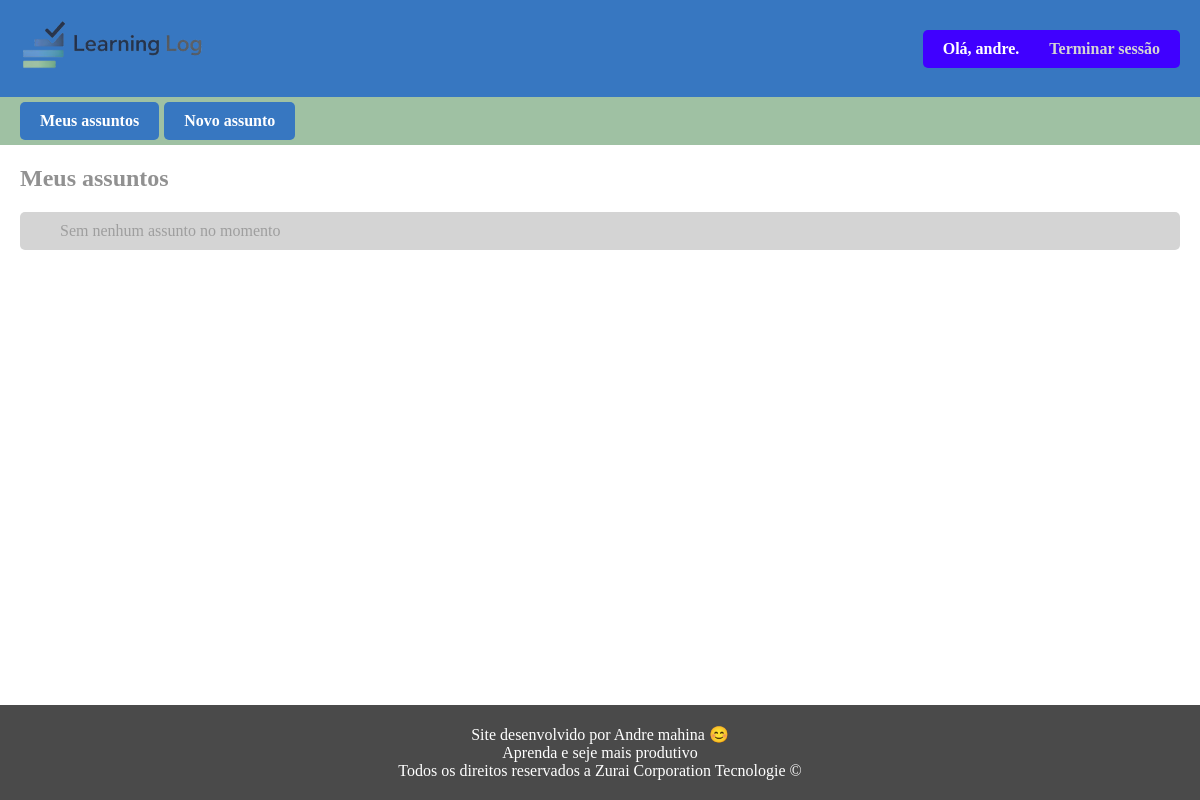
Before: /assuntos/ (signed in) with the older database file.
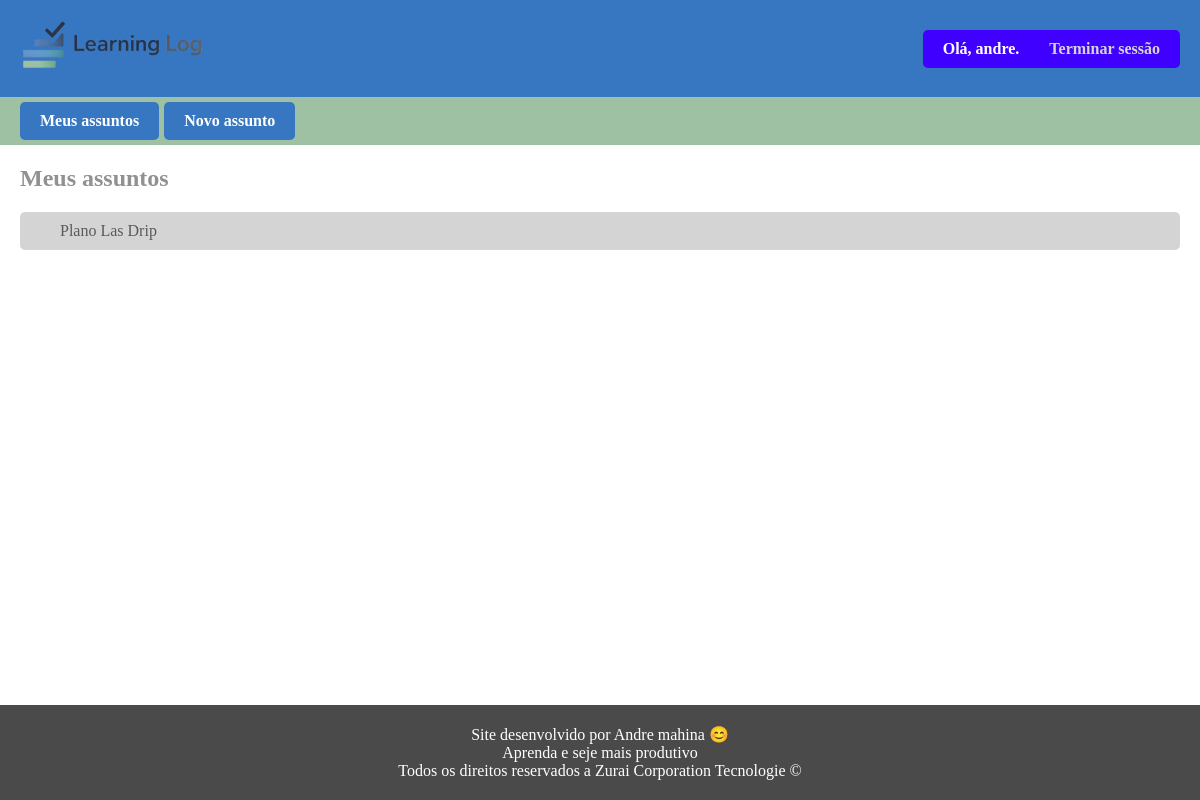
After: the same page with the newer database file.
### learning_logs/models.py (models this page shows)
class Assunto(models.Model):
    assunto = models.CharField(max_length=200)
    data = models.DateTimeField(auto_now_add=True)
    usuario = models.ForeignKey(User, on_delete=models.CASCADE)
    def __str__(self):
        return self.assunto

### learning_logs/views.py (the view)
# urls.py: path('assuntos/', views.assuntos, name='assuntos'),
@login_required
def assuntos(request):
    assuntos = Assunto.objects.filter(usuario=request.user).order_by('data')
    dados = { 'assuntos' : assuntos }
    return render(request, 'learning_logs/assuntos.html', dados)

### learning_logs/templates/learning_logs/assuntos.html
{% extends 'learning_logs/base.html' %}
{% block conteudo %}
    <div class="assuntos">
        <h2><a href="{% url 'assuntos' %}">Meus assuntos</a></h2>
        <ul type="none">
            {% for assunto in assuntos %}
                <li><a href="{% url 'assunto' assunto.id %}">{{ assunto }}</a></li>
            {% empty %}
                <li>Sem nenhum assunto no momento </li>
            {% endfor %}
        </ul>
    </div>
{% endblock conteudo %}

Changed rows visible on the page:
added Assunto: assunto "Plano Las Drip"
Other visible differences:
text no longer shown: "Sem nenhum assunto no momento"
